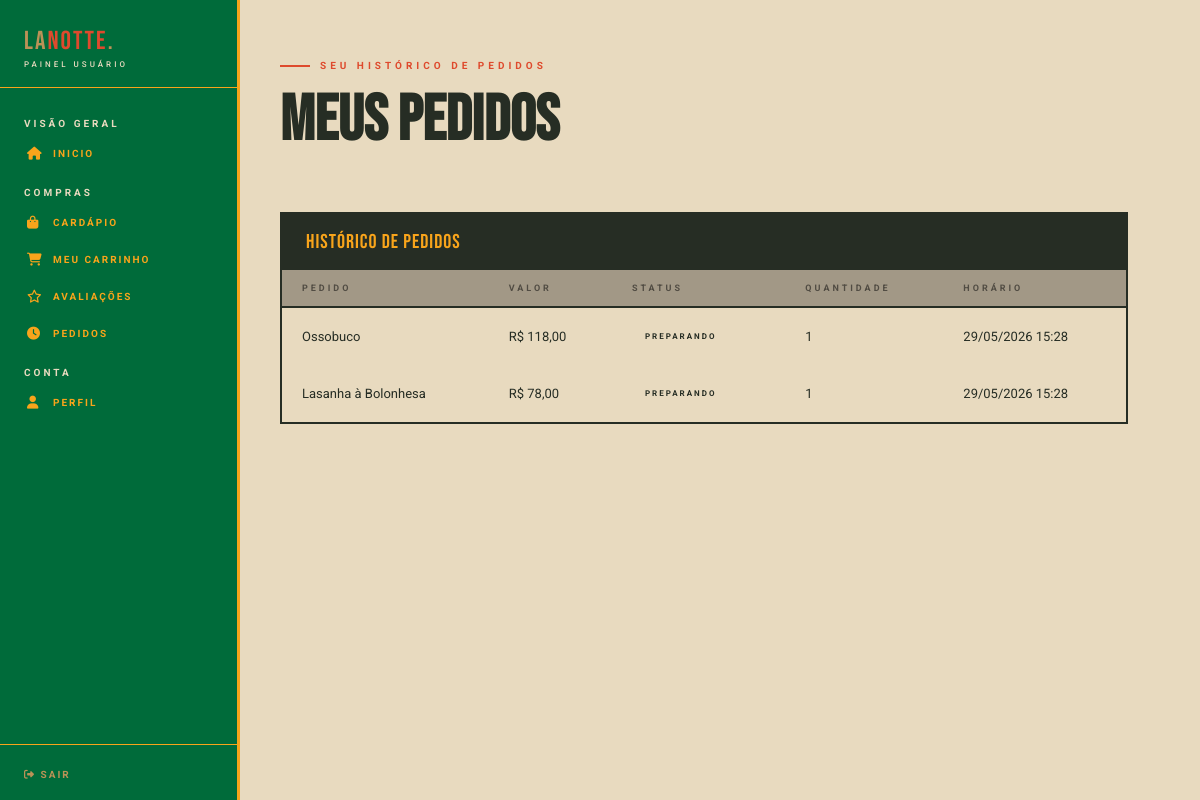
The page /public/usuario/historico/historico.php (signed in) on the database its author committed.
### tables this page shows
CREATE TABLE `pedidos` (
  `id` int(11) NOT NULL,
  `user_id` int(11) NOT NULL,
  `status` enum('Esperando Confirmação','Preparando','Enviando','') NOT NULL,
  `preco` decimal(11,2) NOT NULL,
  `pedido` varchar(155) NOT NULL,
  `quantidade` int(11) NOT NULL,
  `data_pedido` timestamp NOT NULL DEFAULT current_timestamp()
);

### public/usuario/historico/historico.php (the view, shortened to what this page needs)
<?php
require_once '../../../config/conn.php';
$stmt = $pdo->prepare('SELECT * FROM pedidos WHERE user_id = :user_id ORDER BY id DESC LIMIT 15');
$stmt->bindValue(':user_id', $_SESSION['user_id']);
$stmt->execute();
$pedidos = $stmt->fetchAll(PDO::FETCH_ASSOC);
$count_pedidos = count($pedidos);
?>
<!DOCTYPE html>
<html lang="pt-br">
<head>
    <link rel="stylesheet" href="https://cdnjs.cloudflare.com/ajax/libs/font-awesome/6.5.0/css/all.min.css">
    <link rel="stylesheet" href="/assets/style.css">
</head>
<body class="user">
    <?php include '../../includes/nav_user.php'; ?>
    <div class="cardapio-user-header">
        <div>
            <span class="section-tag">Seu histórico de pedidos</span>
            <h2 class="section-h2">Meus Pedidos</h2>
        </div>
    </div>
    <?php if ($count_pedidos === 0): ?>
        <div class="carrinho-vazio">
            <i class="fa-solid fa-receipt"></i>
            <p class="carrinho-vazio-txt">Você ainda não fez nenhum pedido, ou ele foi cancelado.</p>
            <a href="/public/usuario/cardapio/cardapio.php" class="btn-voltar-cardapio">
                <i class="fa-solid fa-arrow-left"></i> Ver Cardápio
            </a>
        </div>
    <?php else: ?>
        <div class="carrinho-layout" style="  grid-template-columns: 1fr 0;">
            <div class="carrinho-tabela-wrap">
                <div class="carrinho-tabela-topo">
                    <span class="carrinho-tabela-label">Histórico de Pedidos</span>
                </div>
                <table class="carrinho-tabela">
                    <thead>
                        <tr>
                            <th>Pedido</th>
                            <th>Valor</th>
                            <th>Status</th>
                            <th>Quantidade</th>
                            <th>Horário</th>
                        </tr>
                    </thead>
                    <tbody>
                        <?php foreach ($pedidos as $pedido): ?>
                            <tr>
                                <td><?= $pedido['pedido'] ?></td>
                                <td>R$ <?= number_format($pedido['preco'], 2, ',', '.') ?></td>
                                <td>
                                    <span class="historico-status">
                                        <?= ucfirst($pedido['status']) ?>
                                    </span>
                                </td>
                                <td><?= $pedido['quantidade'] ?></td>
                                <td><?= date('d/m/Y H:i', strtotime($pedido['data_pedido'])) ?></td>
                            </tr>
                        <?php endforeach; ?>
                    </tbody>
                </table>
            <?php endif; ?>
            </div>
        </div>
</body>
</html>

### assets/style.css (style rules this page uses)
* { margin: 0; padding: 0; box-sizing: border-box; }
:root { --creme: #e8dabf; --preto: #262d24; --vermelho: #de4a2d; --verde: #006B3A; --amarelo: #f8a41b; --azul: #17529f; --marrom: #bb9257; }
html { scroll-behavior: smooth; }
body { font-family: 'Roboto', sans-serif; background: var(--creme); color: var(--preto); }
.section-tag { font-family: 'Roboto', sans-serif; font-size: 10px; font-weight: 700; letter-spacing: 4px; text-transform: uppercase; color: var(--vermelho); display: flex; align-items: center; gap: 10px; margin-bottom: 20px; }
.section-tag::before { content: ''; display: inline-block; width: 30px; height: 2px; background: var(--vermelho); }
.section-h2 { font-family: 'Bebas Neue', sans-serif; font-size: 4rem; line-height: .95; color: var(--preto); margin-bottom: 20px; }
.user { margin-left: 240px; }
.cardapio-user-header { display: flex; align-items: flex-end; justify-content: space-between; padding: 60px 40px 40px; }
.carrinho-layout { display: grid; grid-template-columns: 1fr 310px; align-items: start; padding: 0 40px; gap: 32px; }
.carrinho-tabela-wrap { border: 2px solid var(--preto); overflow: hidden; }
.carrinho-tabela-topo { padding: 16px 24px; background: var(--preto); }
.carrinho-tabela-label { font-family: 'Bebas Neue', sans-serif; font-size: 20px; letter-spacing: 1px; color: var(--amarelo); }
.carrinho-tabela { width: 100%; border-collapse: collapse; }
.carrinho-tabela thead tr { background: rgba(0, 0, 0, 0.3); border-bottom: 2px solid var(--preto); }
.carrinho-tabela thead th { font-family: 'Roboto', sans-serif; font-size: 9px; font-weight: 700; letter-spacing: 3px; text-transform: uppercase; color: rgba(0, 0, 0, 0.5); padding: 13px 20px; text-align: left; }
.carrinho-tabela tbody tr { transition: 0.5s; }
.carrinho-tabela tbody td { padding: 18px 20px; font-family: 'Roboto', sans-serif; font-size: 13px; color: var(--preto); }
.historico-status { font-size: 8px; font-weight: 700; letter-spacing: 2px; text-transform: uppercase; padding: 5px 12px; border: 1px solid transparent; display: inline-block; }

### public/includes/nav_user.php (style rules this page uses)
:root { --creme: #e8dabf; --preto: #262d24; --vermelho: #de4a2d; --verde: #006B3A; --amarelo: #f8a41b; --azul: #17529f; --marrom: #bb9257; }

### rows shown on the page
pedidos: pedido "Ossobuco", preco "118,00", status "PREPARANDO", quantidade "1", data_pedido "29/05/2026 15:28"
pedidos: pedido "Lasanha à Bolonhesa", preco "78,00", status "PREPARANDO", quantidade "1", data_pedido "29/05/2026 15:28"
